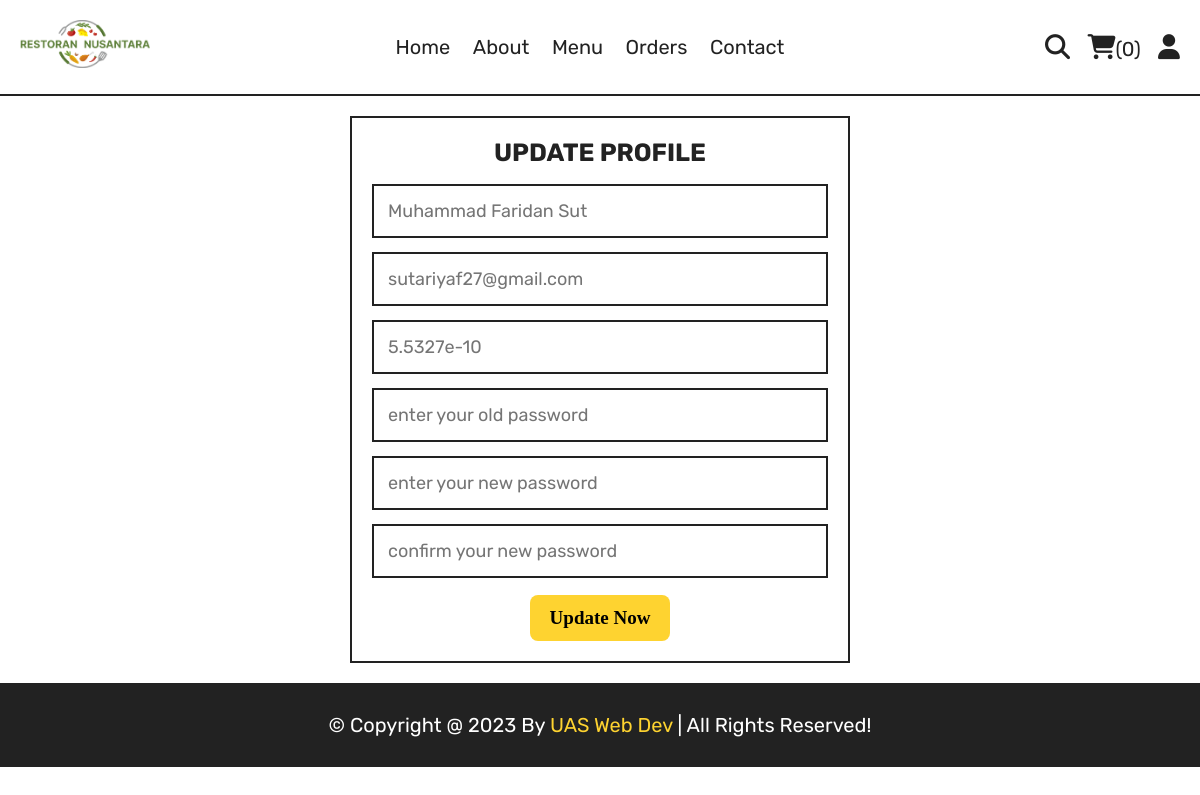
The page /update_profile.php (signed in) on the database its author committed.
### tables this page shows
CREATE TABLE `users` (
  `id` int(100) NOT NULL,
  `name` varchar(20) NOT NULL,
  `email` varchar(50) NOT NULL,
  `number` varchar(10) NOT NULL,
  `password` varchar(50) NOT NULL,
  `address` varchar(500) NOT NULL
);

### update_profile.php (the view, shortened to what this page needs)
<?php
include 'components/connect.php';
?>
<!DOCTYPE html>
<html lang="en">
<head>
   <link rel="stylesheet" href="https://cdnjs.cloudflare.com/ajax/libs/font-awesome/6.1.1/css/all.min.css">
   <link rel="stylesheet" href="css/style.css">
</head>
<body>
<?php include 'components/user_header.php'; ?>
<section class="form-container update-form">
   <form action="" method="post">
      <h3>update profile</h3>
      <input type="text" name="name" placeholder="<?= $fetch_profile['name']; ?>" class="box" maxlength="50">
      <input type="email" name="email" placeholder="<?= $fetch_profile['email']; ?>" class="box" maxlength="50" oninput="this.value = this.value.replace(/\s/g, '')">
      <input type="number" name="number" placeholder="<?= $fetch_profile['number']; ?>"" class="box" min="0" max="9999999999" maxlength="10">
      <input type="password" name="old_pass" placeholder="enter your old password" class="box" maxlength="50" oninput="this.value = this.value.replace(/\s/g, '')">
      <input type="password" name="new_pass" placeholder="enter your new password" class="box" maxlength="50" oninput="this.value = this.value.replace(/\s/g, '')">
      <input type="password" name="confirm_pass" placeholder="confirm your new password" class="box" maxlength="50" oninput="this.value = this.value.replace(/\s/g, '')">
      <input type="submit" value="update now" name="submit" class="btn">
   </form>
</section>
<?php include 'components/footer.php'; ?>
</body>
</html>

### css/style.css (style rules this page uses)
:root { --yellow:#fed330; --red:#e74c3c; --white:#fff; --black:#222; --light-color:#777; --border:.2rem solid var(--black); }
* { font-family: 'Rubik', sans-serif; margin:0; padding:0; box-sizing: border-box; outline: none; border: none; text-decoration: none; }
html { font-size: 62.5%; overflow-x: hidden; scroll-behavior: smooth; stop-opacity: 7rem; }
section { margin:0 auto; max-width: 1200px; padding:2rem; }
.btn, .delete-btn { margin-top: 1rem; display: inline-block; font-size: 2rem; padding:1rem 3rem; cursor: pointer; text-transform: capitalize; transition: .2s linear; }
.btn { background-color: var(--yellow); color:var(--black); }
.form-container form { border:var(--border); margin:0 auto; max-width: 50rem; padding:2rem; text-align: center; }
.form-container form h3 { font-size: 2.5rem; color:var(--black); text-transform: uppercase; margin-bottom: 1rem; }
.form-container form .box { margin:.7rem 0; width: 100%; border:var(--border); padding:1.4rem; font-size: 1.8rem; color:var(--black); }

### update_profile.php (style rules this page uses)
.btn { color: var(--green-1); font-family: 'Poppins'; font-weight: bold; border-radius: 8px; font-size: 1.9rem; padding: 1.2rem 2rem; }

### rows shown on the page
users: name "Muhammad Faridan Sut", email "sutariyaf27@gmail.com", number "5.5327e-10"

### other values the page prints
$total_cart_items "0"
